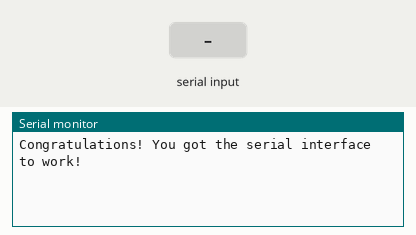
Simulated run of this program. Board: ATmega328P, built with avr-gcc and emulated at 16 MHz. Shown: the last lines printed to the serial monitor. The inputs (shaded band) are chosen by the test bench.

Above: at 1.9 s.
2.0 s: "1\n" received over Serial
At 2.8 s:
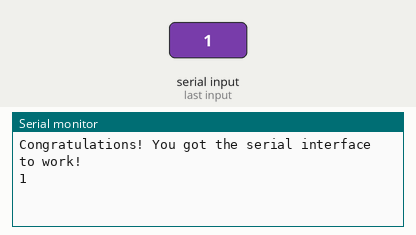
3.5 s: "0\n" received over Serial
At 4.0 s:
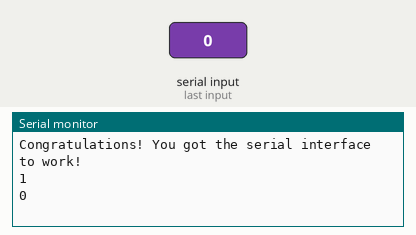
5.0 s: "2\n" received over Serial
At 6.3 s:
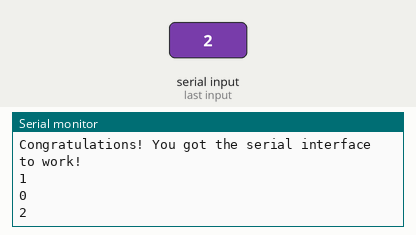

Measured:
- after the input at 2.0 s, the serial monitor: prints a new line at once (image 1)
- after the input at 3.5 s, the serial monitor: prints a new line at once (image 2)
- after the input at 5.0 s, the serial monitor: prints a new line at once (image 3)

The program:

main.c
```c
/*
 * Lab5-USART.c
 *
 * Created: 13-04-2018 10:13:49
 * Author : Vicente
 */

#include <avr/io.h>
#include <avr/delay.h>

#include "Lab5-USART.h"

int main(void)
{
    USART_Init(MYUBRR);
	// Welcome message
	_delay_ms(1000);
	USART_Transmit_char('C');
	USART_Transmit_char('o');
	USART_Transmit_char('n');
	USART_Transmit_char('g');
	USART_Transmit_char('r');
	USART_Transmit_char('a');
	USART_Transmit_char('t');
	USART_Transmit_char('u');
	USART_Transmit_char('l');
	USART_Transmit_char('a');
	USART_Transmit_char('t');
	USART_Transmit_char('i');
	USART_Transmit_char('o');
	USART_Transmit_char('n');
	USART_Transmit_char('s');
	USART_Transmit_char('!');
	USART_Transmit_char(' ');
	USART_Transmit_char('Y');
	USART_Transmit_char('o');
	USART_Transmit_char('u');
	USART_Transmit_char(' ');
	USART_Transmit_char('g');
	USART_Transmit_char('o');
	USART_Transmit_char('t');
	USART_Transmit_char(' ');
	USART_Transmit_char('t');
	USART_Transmit_char('h');
	USART_Transmit_char('e');
	USART_Transmit_char(' ');
	USART_Transmit_char('s');
	USART_Transmit_char('e');
	USART_Transmit_char('r');
	USART_Transmit_char('i');
	USART_Transmit_char('a');
	USART_Transmit_char('l');
	USART_Transmit_char(' ');
	USART_Transmit_char('i');
	USART_Transmit_char('n');
	USART_Transmit_char('t');
	USART_Transmit_char('e');
	USART_Transmit_char('r');
	USART_Transmit_char('f');
	USART_Transmit_char('a');
	USART_Transmit_char('c');
	USART_Transmit_char('e');
	USART_Transmit_char(' ');
	USART_Transmit_char('t');
	USART_Transmit_char('o');
	USART_Transmit_char(' ');
	USART_Transmit_char('w');
	USART_Transmit_char('o');
	USART_Transmit_char('r');
	USART_Transmit_char('k');
	USART_Transmit_char('!');
	USART_Transmit_char('\r');
	USART_Transmit_char('\n');

    while (1)
    {
		USART_Transmit_char(USART_Receive());
    }
}
```

Lab5-USART-Funct.c
```c
/*
 * Lab5_USART_Funct.c
 *
 * Created: 15-04-2018 11:44:32
 *  Author: Vicente
 */

#include <avr/io.h>

#include "Lab5-USART.h"

void USART_Init( uint16_t ubrr)
{
	/*Set baud rate */
	UBRR0H = (unsigned char)(ubrr>>8);
	UBRR0L = (unsigned char)ubrr;
	//Enable receiver and transmitter */
	UCSR0B = (1<<RXEN0)|(1<<TXEN0);
	/* Set frame format: 8data, 1stop bit */
	UCSR0C = (3<<UCSZ00);
}

unsigned char USART_Receive( void )
{
	/* Wait for data to be received */
	while ( !(UCSR0A & (1<<RXC0)) );
	/* Get and return received data from buffer */
	return UDR0;
}

void USART_Transmit_char( uint8_t data )
{
	/* Wait for empty transmit buffer */
	while ( !( UCSR0A & (1<<UDRE0)) );
	/* Put data into buffer, sends the data */
	UDR0 = data;
}
```

Lab5-USART.h
```c
/*
 * Lab5_USART.h
 *
 * Created: 15-04-2018 11:44:00
 *  Author: Vicente
 */

#ifndef LAB5-USART_H_
#define LAB5-USART_H_

#include <stdint.h>

#define F_CPU 16000000UL
#define FOSC 16000000 // Clock Speed
#define BAUD 57600
#define MYUBRR FOSC/16/BAUD-1

void USART_Init( uint16_t ubrr);
unsigned char USART_Receive( void );
void USART_Transmit_char( uint8_t data );


#endif /* LAB5-USART_H_ */
```
